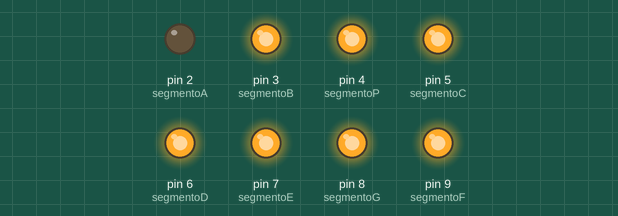
This sketch was run on a simulated Arduino Uno, built with avr-gcc and run on an emulated ATmega328P. On the bench: output pins drawn as LEDs (lit = HIGH).

Above: at 0.05 s.
At 0.35 s:
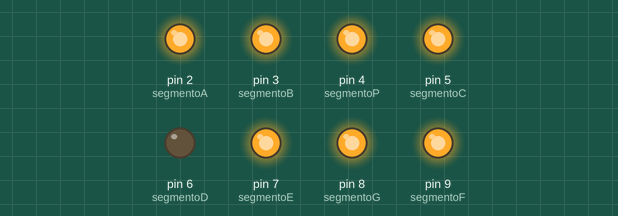
At 0.75 s:
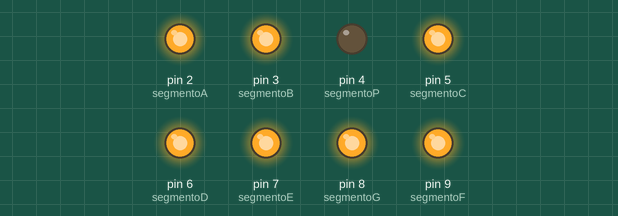
At 1.45 s:
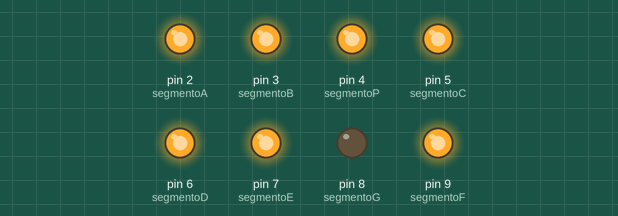
At 2.15 s:
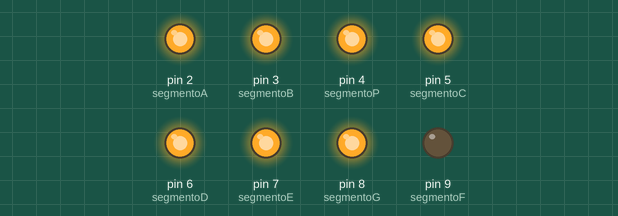
At 2.85 s:
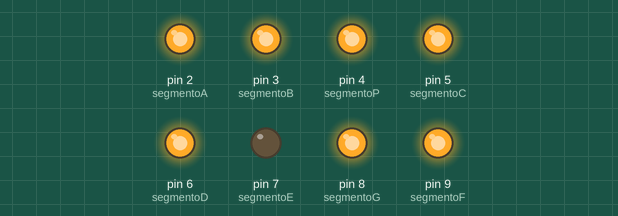
Timing chart, 0 to 3.1 s (numbered marks = the images above):
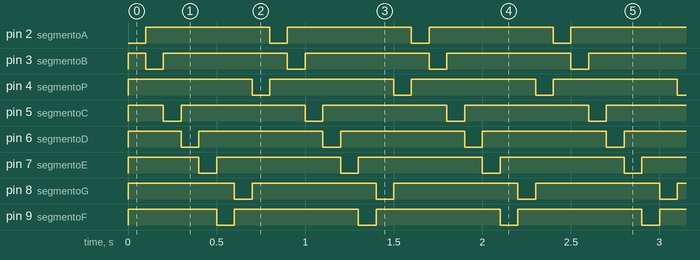

The sketch:

EX10_1x7_Segment.ino
```cpp
/*
  Manipulacion de un display de 7 segmentos
 */

int segmentoA=2;                 // pin que controla el segmento A (pin x en display)
int segmentoB=3;                 // pin que controla el segmento B (pin x en display)
int segmentoC=5;                 // pin que controla el segmento C (pin x en display)
int segmentoD=6;                 // pin que controla el segmento D (pin x en display)
int segmentoE=7;                 // pin que controla el segmento E (pin x en display)
int segmentoF=9;                 // pin que controla el segmento F (pin x en display)
int segmentoG=8;                 // pin que controla el segmento G (pin x en display)
int segmentoP=4;                 // pin que controla el segmento Dot (pin x en display)

// la funcion setup() se ejecuta una vez al reiniciarse
void setup() {
  // inicializa los pines de salida
  pinMode(segmentoA, OUTPUT);
  pinMode(segmentoB, OUTPUT);
  pinMode(segmentoC, OUTPUT);
  pinMode(segmentoD, OUTPUT);
  pinMode(segmentoE, OUTPUT);
  pinMode(segmentoF, OUTPUT);
  pinMode(segmentoG, OUTPUT);
  pinMode(segmentoP, OUTPUT);

  // apaga todos los segmentos
  digitalWrite(segmentoA, HIGH);
  digitalWrite(segmentoB, HIGH);
  digitalWrite(segmentoC, HIGH);
  digitalWrite(segmentoD, HIGH);
  digitalWrite(segmentoE, HIGH);
  digitalWrite(segmentoF, HIGH);
  digitalWrite(segmentoG, HIGH);
  digitalWrite(segmentoP, HIGH);
}

// la funcion loop() es llamada internamente en un ciclo sin fin
void loop() {
  // enciende cada segmento
  digitalWrite(segmentoA, LOW);
  delay(100);
  digitalWrite(segmentoA, HIGH);
  digitalWrite(segmentoB, LOW);
  delay(100);
  digitalWrite(segmentoB, HIGH);
  digitalWrite(segmentoC, LOW);
  delay(100);
  digitalWrite(segmentoC, HIGH);
  digitalWrite(segmentoD, LOW);
  delay(100);
  digitalWrite(segmentoD, HIGH);
  digitalWrite(segmentoE, LOW);
  delay(100);
  digitalWrite(segmentoE, HIGH);
  digitalWrite(segmentoF, LOW);
  delay(100);
  digitalWrite(segmentoF, HIGH);
  digitalWrite(segmentoG, LOW);
  delay(100);
  digitalWrite(segmentoG, HIGH);
  digitalWrite(segmentoP, LOW);
  delay(100);
  digitalWrite(segmentoP, HIGH);
}
```

Measured:
- by itself, pin 2 (segmentoA), pin 3 (segmentoB), pin 4 (segmentoP), pin 5 (segmentoC), pin 6 (segmentoD), pin 7 (segmentoE), pin 8 (segmentoG), pin 9 (segmentoF): alternates HIGH for 0.70 s and LOW for 0.10 s
- by itself, everything shown: repeats every 0.80 s, in 8 steps
